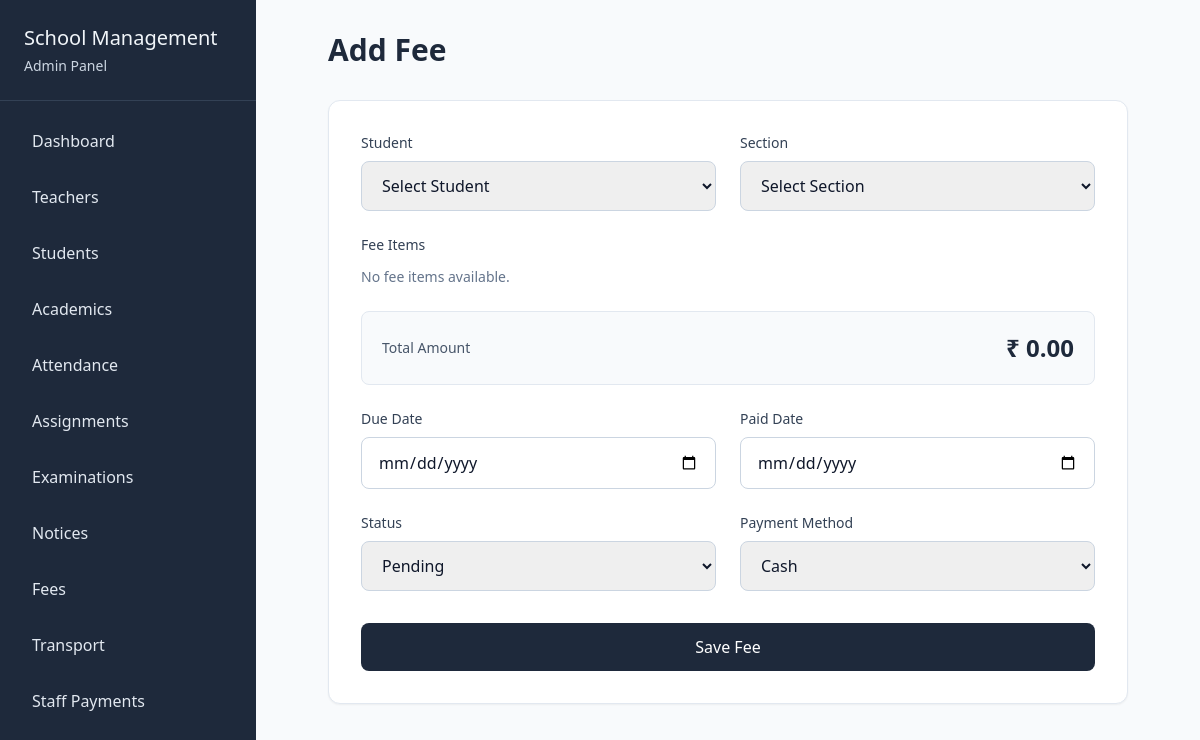
Page /fees/insert/fee/ on the earlier database version.
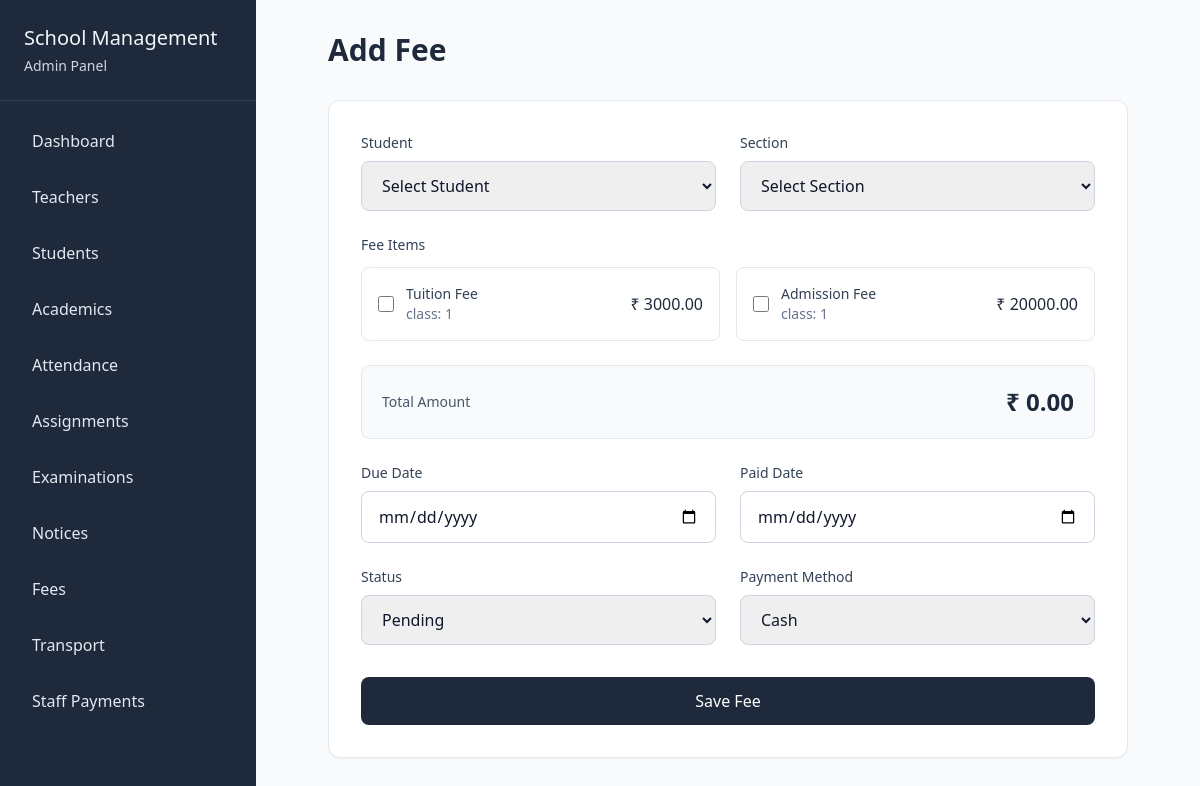
Same page on the later database version.
### fees/models.py (models this page shows, shortened)
class FeeItem(models.Model):
    FEE_TYPES = [
        ("Tuition", "Tuition Fee"),
        ("Admission", "Admission Fee"),
        ("Registration", "Registration Fee"),
        ("Annual", "Annual Fee"),
        ("Examination", "Examination Fee"),
        ("Transport", "Transport Fee"),
        ("Library", "Library Fee"),
        ("Computer/Lab", "Computer/Lab Fee"),
        ("Activity", "Activity Fee"),
        ("Sports", "Sports Fee"),
        ("Miscellaneous", "Miscellaneous Fee"),
        ("Late", "Late Fee"),
        ("Hostel", "Hostel Fee"),
    ]
    fee_type = models.CharField(max_length=100, choices=FEE_TYPES)
    schoolclass = models.ForeignKey(SchoolClass, on_delete=models.CASCADE, null=True, blank=True)
    amount = models.DecimalField(max_digits=10, decimal_places=2)

### academics/models.py (models this page shows, shortened)
class SchoolClass(models.Model):
    name = models.CharField(max_length=50)

### fees/views.py (the view, shortened to what this page needs)
# urls.py: path("insert/fee/", views.insert_fee, name="insert_fee"),
def insert_fee(req):
    data = {
        "students" : Student.objects.all(),
        "sections" : Section.objects.all(),
        "feeitems" : FeeItem.objects.all(),
        "fee_status" : Fee.FEE_STATUS,
        "payment_methods" : Fee.PAYMENT_METHODS
    }
    return render(req, "fees/insert_fee.html", data)

### academics/models.py (called while the page is built)
    def __str__(self):
        return f"{self.schoolclass.name} - {self.name}"

### students/models.py (called while the page is built)
    def __str__(self):
        return self.user.get_full_name()

### fees/templates/fees/insert_fee.html (shortened to what the changed rows need)
{% extends 'school_admin/base.html' %}
{% block content %}
<div class="flex-1 p-8">
    <div class="px-10">
        <h1 class="text-3xl font-semibold text-slate-800 mb-8">Add Fee</h1>
        <div class="bg-white rounded-xl border border-slate-200 shadow-sm p-8">
            <form method="POST">
                <div class="grid grid-cols-1 md:grid-cols-2 gap-6">
                    <div class="md:col-span-2">
                        <div class="grid grid-cols-1 md:grid-cols-2 gap-4">
                            {% for feeitem in feeitems %}
                                <label class="border border-slate-200 rounded-lg p-4 cursor-pointer hover:bg-slate-50">
                                    <div class="flex items-center gap-3">
                                        <input type="checkbox" name="fee_items" value="{{ feeitem.id }}" data-amount="{{ feeitem.amount }}" {% if feeitem in fee.fee_items.all %}checked{% endif %} class="fee-checkbox w-4 h-4">
                                        <div class="flex-1">
                                            <p class="text-sm font-medium text-slate-700">{{ feeitem.get_fee_type_display }}</p>
                                            <p class="text-sm text-slate-500"> class: {{ feeitem.schoolclass.name }}</p>
                                        </div>
                                        <span class="font-medium text-slate-800">₹ {{ feeitem.amount }}</span>
                                    </div>
                                </label>
                            {% empty %}
                                <p class="text-sm text-slate-500">No fee items available.</p>
                            {% endfor %}
                        </div>
                    </div>
                </div>
            </form>
        </div>
    </div>
</div>
{% endblock content %}

Differences in the rows shown:
added FeeItem: fee_type "Tuition Fee", schoolclass.name "1", amount "3000.00"
added FeeItem: fee_type "Admission Fee", schoolclass.name "1", amount "20000.00"
Other differences:
text no longer shown: "No fee items available."
